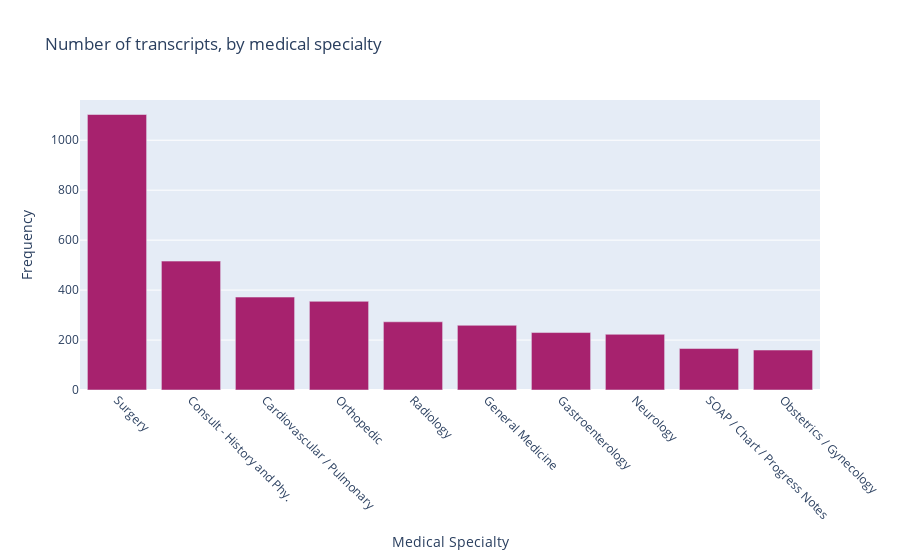

Notebook source saved alongside this figure:
### Code cell
mycolors=['#A7226E',   '#EC2049', '#16697a', '#db6400', '#ffa62b']
data=[go.Bar(
    x=bar.index, 
    y=bar.values, 
    marker_color=mycolors[0]
)]
layout=go.Layout(title='Number of transcripts, by medical specialty',
                 xaxis=dict(title='Medical Specialty'),
                 yaxis=dict(title='Frequency'),
    )
fig = go.Figure(data, layout)
fig.update_xaxes(tickangle = 45)
fig.show()
fig.write_html("cat10.html")

### Figure 1 — Plotly figure (JSON) as saved in the notebook; plotly's stock layout.template omitted (floating-point values rounded to 4 significant figures)
{"data": [{"marker": {"color": "#A7226E"}, "type": "bar", "x": ["Surgery", "Consult - History and Phy.", "Cardiovascular / Pulmonary", "Orthopedic", "Radiology", "General Medicine", "Gastroenterology", "Neurology", "SOAP / Chart / Progress Notes", "Obstetrics / Gynecology"], "y": [1103, 516, 372, 355, 273, 259, 230, 223, 166, 160]}], "layout": {"title": {"text": "Number of transcripts, by medical specialty"}, "xaxis": {"tickangle": 45, "title": {"text": "Medical Specialty"}}, "yaxis": {"title": {"text": "Frequency"}}}}
